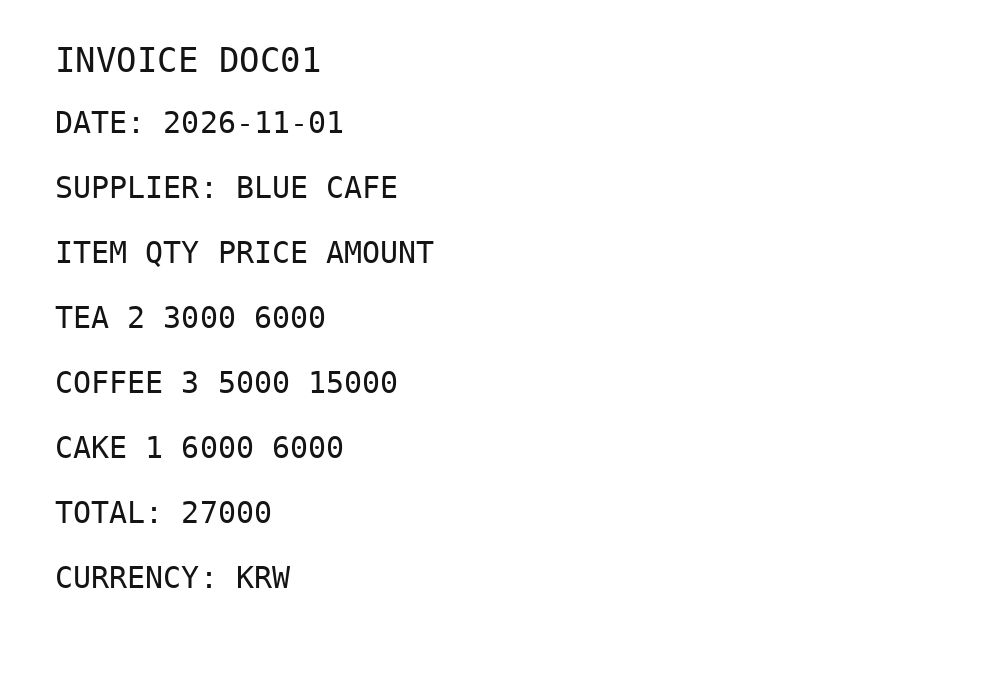
#> input picture 20261109/02_intermediate/data/doc01.png, 1000 x 700 px; its folder holds only this picture in this run
$ python 02_boxes.py
#> lines starting #> are read from the running program, lines starting #| are printed output that depends on the picture; after the words box and inside, x2 and y2 are one past the last pixel; in counts of white or black regions, pixels touching at a corner belong together
"""
[실습 02 - A02 기본 개념: OCR 단어 박스와 PSM 입력 범위]

1. OCR 토큰과 제공 기록
   - 토큰은 OCR 결과에서 하나의 단어 등으로 구분된 항목
   - 이 코드는 lesson.json의 기록을 읽으며 OCR 엔진을 새로 호출하지 않음
   - backend는 기록의 출처를 나타내므로 출력값으로 확인해야 함

2. bbox와 좌표계
   - bbox는 단어 영역을 둘러싼 사각형(Bounding Box)
   - [x1, y1, x2, y2]에서 앞 두 값은 왼쪽 위, 뒤 두 값은 오른쪽 아래 경계
   - 이미지 왼쪽 위가 원점이며 x는 오른쪽, y는 아래로 증가
   - 여기서는 끝 좌표를 제외하는 픽셀 경계 [x1,x2), [y1,y2) 규칙을 사용
   - 마지막 포함 픽셀은 (x2-1, y2-1)이므로 rectangle의 끝점에 이를 반영
   - OCR 좌표가 계산된 이미지와 표시 이미지의 크기·회전·crop 기준이 같아야 함

3. cv2.rectangle()과 BGR
   - 주요 인자: 이미지, 시작점, 끝점, 색상, 두께
   - OpenCV 기본 색상 순서는 BGR이며 파랑은 (255, 0, 0)
   - 전달된 이미지 배열에 직접 그리며 반환값을 다시 대입할 필요가 없음
   - 메모리의 image는 바뀌지만 별도 파일명으로 저장하므로 원본 파일은 유지

4. PSM(Page Segmentation Mode)
   - Tesseract가 입력 이미지의 텍스트 배치를 어떻게 가정할지 정하는 설정
   - PSM 3: 전체 페이지 자동 분할, PSM 6: 하나의 균일한 텍스트 블록
   - PSM 7: 한 줄 텍스트로 가정하므로 적합한 한 줄 crop을 입력
   - 이 코드는 제공된 모드별 기록만 출력하며 모드를 바꿔 실시간 실행하지 않음

5. CER와 공정한 비교
   - CER은 문자 단위 삽입·삭제·치환 오류 수를 정답 문자 수로 나눈 지표
   - 비교할 때는 정답과 예측의 대상 영역·문자열 정규화 규칙을 맞춰야 함
   - 전체 페이지와 한 줄 crop은 범위가 다르므로 수치만으로 모드 순위를 정하면 안 됨
   - 박스가 그려졌다는 사실도 문자 인식의 정확성을 입증하지 않음

6. 설정 읽기와 출력
   - json.loads(): JSON 문자열을 Python 딕셔너리 등으로 변환
   - Path.resolve().parent: 현재 소스 폴더, mkdir(exist_ok=True): 출력 폴더 생성
   - len(tokens): 제공 토큰 개수, [:65]: 텍스트 앞의 최대 65문자 선택
   - repr(): 줄바꿈 등을 이스케이프로 표현하여 문자열을 확인
   - imwrite(): 파일 저장 성공 여부 반환. 이 코드는 반환값을 검사하지 않음
"""

# 파일 및 폴더 경로 관리
from pathlib import Path
# 제공된 OCR·PSM 기록을 JSON에서 읽기
import json
# 정규 표현식 도구이며 현재 파일에서는 사용하지 않음
import re
# 수치 배열 도구이며 현재 파일에서는 사용하지 않음
import numpy as np
# 표 처리 도구이며 현재 파일에서는 사용하지 않음
import pandas as pd
# 이미지 읽기와 사각형 그리기·저장
import cv2
# 현재 소스 폴더를 기준 경로로 사용
base = Path(__file__).resolve().parent
# 원본과 설정이 있는 폴더
data = base / 'data'
# 결과 이미지 저장 폴더
out = base / 'outputs'
# 폴더가 없으면 생성
out.mkdir(exist_ok=True)
# UTF-8 설정 파일을 읽고 Python 객체로 변환
lesson = json.loads((data / 'lesson.json').read_text(encoding='utf-8'))
#> (reads 20261109/01_basic/lesson.json from the repository)

# 여러 문서 중 doc01의 파일 정보와 OCR 기록 선택
doc = lesson['documents']['doc01']
# 해당 원본 문서를 BGR 배열로 읽음
image = cv2.imread(str(data / doc['file']))
#> image is the input picture: shape (700, 1000, 3); min 20, max 255, mean 249.2
# 제공된 단어 토큰을 하나씩 처리
for word in doc['ocr']['tokens']:
    # 네 경계 좌표를 순서대로 분리
    x1, y1, x2, y2 = word['bbox']
    # TODO A02
    # 끝 경계는 제외되는 좌표이므로 마지막 포함 픽셀까지 파란 테두리로 표시
    cv2.rectangle(image, (x1, y1), (x2 - 1, y2 - 1), (255, 0, 0), thickness=1)
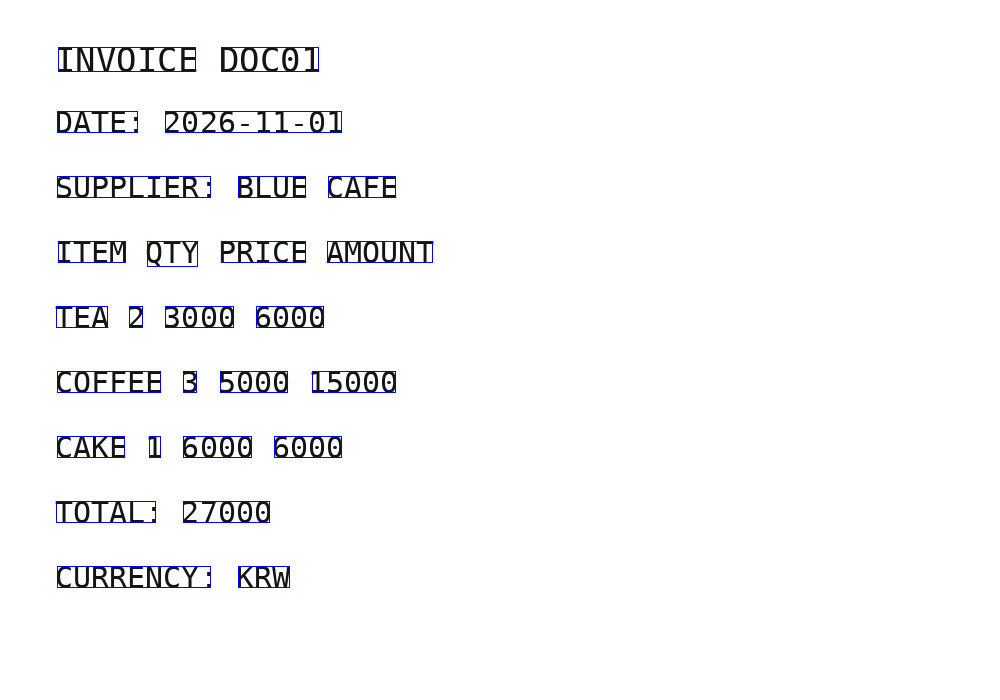
#> image: shape (700, 1000, 3); 0.78% of pixels changed, all inside (x1, y1, x2, y2) = (56, 47, 433, 588)
    # TODO 끝 A02
# 박스를 그린 문서를 별도 PNG로 저장하여 원본 파일 보존
cv2.imwrite(str(out / 'p02_word_boxes.png'), image)
# PSM을 실시간으로 반복 호출하지 않고 모드와 적합한 입력을 설계합니다.
# 토큰 수와 제공 기록의 출처 출력
print('단어:', len(doc['ocr']['tokens']), 'backend:', doc['ocr']['backend'])
# 각 모드에 적합한 입력 범위 안내
print('PSM 3: 전체 문서 / PSM 6: 균일한 글 블록 / PSM 7: 한 줄 crop')
# 제공된 PSM 비교 기록을 하나씩 확인
#> (the run stopped early here; a loop or call above may not have finished)
